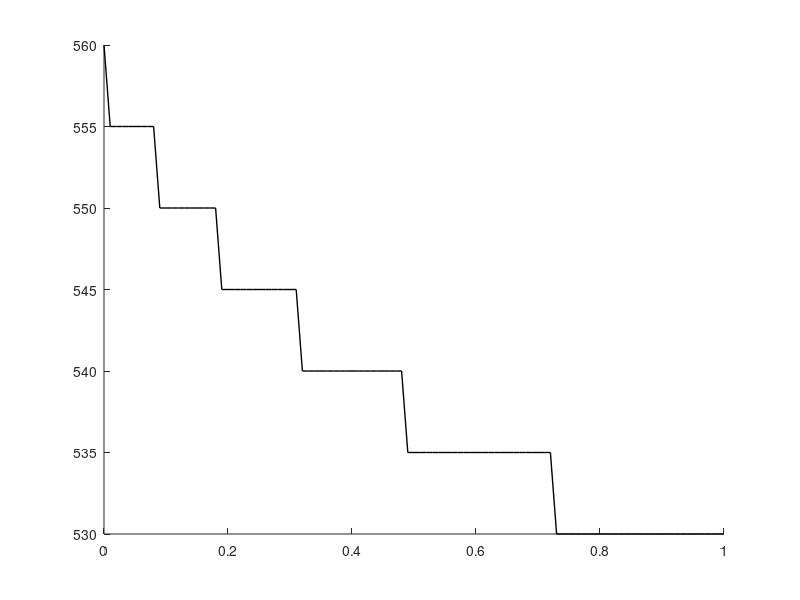

Recreate this plot in MATLAB. (Note: this script raises an error after producing the figure.)
clear

tuft = [560	555	555	555	555	555	555	555	555	550	550	550	550	550	550	550	550	550	550	545	545	545	545	545	545	545	545	545	545	545	545	545	540	540	540	540	540	540	540	540	540	540	540	540	540	540	540	540	540	535	535	535	535	535	535	535	535	535	535	535	535	535	535	535	535	535	535	535	535	535	535	535	535	530	530	530	530	530	530	530	530	530	530	530	530	530	530	530	530	530	530	530	530	530	530	530	530	530	530	530	530];
tuft_trunk = [595	595	590	585	585	580	580	580	575	575	570	570	570	570	565	565	565	565	560	560	560	560	560	555	555	555	555	555	555	550	550	550	550	550	550	550	550	545	545	545	545	545	545	545	545	545	545	540	540	540	540	540	540	540	540	540	540	540	540	540	540	535	535	535	535	535	535	535	535	535	535	535	535	535	535	535	535	535	535	535	530	530	530	530	530	530	530	530	530	530	530	530	530	530	530	530	530	530	530	530	530];
na = [NaN	NaN	NaN	NaN	NaN	NaN	NaN	NaN	NaN	NaN	NaN	NaN	NaN	NaN	NaN	NaN	NaN	NaN	NaN	NaN	NaN	NaN	NaN	NaN	NaN	NaN	NaN	NaN	NaN	NaN	NaN	NaN	NaN	NaN	NaN	NaN	NaN	NaN	NaN	NaN	NaN	NaN	NaN	NaN	NaN	NaN	NaN	NaN	NaN	NaN	NaN	NaN	NaN	NaN	NaN	NaN	NaN	NaN	NaN	NaN	NaN	NaN	NaN	NaN	NaN	NaN	NaN	NaN	NaN	NaN	NaN	NaN	NaN	NaN	NaN	NaN	NaN	NaN	NaN	NaN	NaN	NaN	NaN	NaN	NaN	NaN	NaN	NaN	NaN	NaN	NaN	590	590	595	580	570	560	550	545	535	530];

i_h = 0:0.01:1;

hold on
plot(i_h,tuft,'k','linewidth',1)
mdl = fitlm(i_h,tuft);
x_regression = [0,1];
y_regression = mdl.Coefficients.Estimate(1) + mdl.Coefficients.Estimate(2) * x_regression;
%plot(x_regression,y_regression,'Color','b','Linestyle','--','LineWidth',1)
txt = strcat('tuft only, r2=',num2str(mdl.Rsquared.Ordinary),', p=',num2str(mdl.Coefficients.pValue(2)));
text(0.1,0.19,txt);

plot(i_h,tuft_trunk,'k','linewidth',2)
%([0,0.2])
mdl = fitlm(i_h,tuft_trunk);
x_regression = [0,1];
y_regression = mdl.Coefficients.Estimate(1) + mdl.Coefficients.Estimate(2) * x_regression;
%plot(x_regression,y_regression,'Color','g','Linestyle','--','LineWidth',1)
txt = strcat('tuft & trunk, r2=',num2str(mdl.Rsquared.Ordinary),', p=',num2str(mdl.Coefficients.pValue(2)));
text(0.1,0.175,txt);

plot(i_h,na,'--k')
%([0,0.2])
mdl = fitlm(i_h,na);
x_regression = [0,1];
y_regression = mdl.Coefficients.Estimate(1) + mdl.Coefficients.Estimate(2) * x_regression;
%plot(x_regression,y_regression,'Color','g','Linestyle','--','LineWidth',1)
txt = strcat('tuft & trunk, r2=',num2str(mdl.Rsquared.Ordinary),', p=',num2str(mdl.Coefficients.pValue(2)));
text(0.1,0.175,txt);

xlabel('gHCN(%)')
ylabel('critical length (um)')
ylim([500,600])
set(gca,'Fontsize',10)
set(gca,'TickDir','out');
box off
